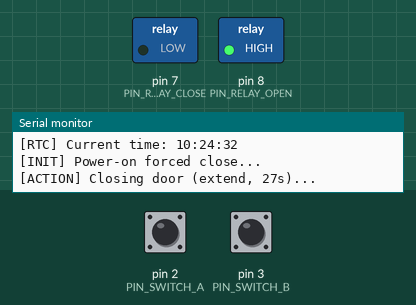
Recording of a sketch running on a simulated Arduino Uno, built with avr-gcc and run on an emulated ATmega328P. Shown: switched loads named in the sketch (green lamp = pin HIGH), the last lines printed to the serial monitor. The inputs (shaded band) are chosen by the test bench; at power-on: pin 2 (PIN_SWITCH_A) HIGH, pin 3 (PIN_SWITCH_B) HIGH. The local clock reads 2024-03-15 10:24:30 at power-on unless the sketch sets it.

Above: at 2.2 s.
At 29.2 s:
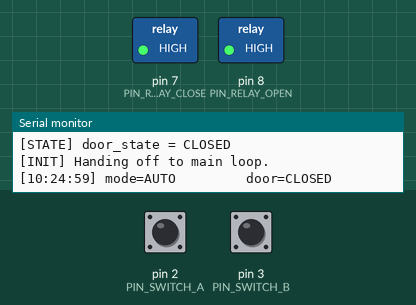
Timing chart, 0 to 30.7 s (numbered marks = the images above):
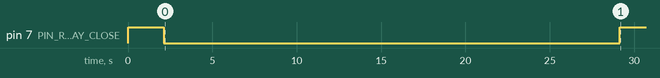

The sketch:

main.ino
```cpp
// =============================================================================
// Automated Chicken Coop Door — Stage 5c Full Integration Test
// =============================================================================
// Implements Section 5 control logic from the architecture doc.
// Bench test version: OPEN_TIME / CLOSE_TIME are placeholders set ~2 min apart
// at upload time. Edit the two constants below before each upload.
//
// Hardware assumptions (all verified through Stages 1-5b):
//   - DS3231 RTC on I2C (A4/A5), time already set
//   - Switch on D2/D3 with INPUT_PULLUP, mapping: I=Close, II=Open, Center=Auto
//   - Relay module active-LOW on D7 (R1, extend/close) and D8 (R2, retract/open)
//   - Actuator wired through relays in H-bridge per Stage 5a
//   - R1 extends (closes), R2 retracts (opens) — verified Stage 5b
// =============================================================================

#include <Wire.h>
#include <RTClib.h>

// ---------- Pin assignments (Section 8) --------------------------------------
const uint8_t PIN_RELAY_CLOSE = 7;   // R1: extend = close door
const uint8_t PIN_RELAY_OPEN  = 8;   // R2: retract = open door
const uint8_t PIN_SWITCH_A    = 2;   // 1a: LOW when lever in Position II (Open)
const uint8_t PIN_SWITCH_B    = 3;   // 2b: LOW when lever in Position I  (Close)

// ---------- Configuration parameters (Section 7) -----------------------------
// >>> EDIT THESE TWO LINES BEFORE EACH UPLOAD <<<
// Set them ~2 minutes apart, anchored to the current RTC time.
// Format: hour, minute (24-hour clock).
const uint8_t OPEN_HOUR   = 19;
const uint8_t OPEN_MINUTE = 45;
const uint8_t CLOSE_HOUR  = 19;
const uint8_t CLOSE_MINUTE = 47;

const unsigned long ACTUATOR_TRAVEL_MS  = 27000;  // 25s travel + 2s buffer
const unsigned long POWER_ON_SETTLE_MS  = 2000;
const unsigned long LOOP_DELAY_MS       = 500;

// ---------- Relay logical states (active-LOW module) -------------------------
const uint8_t RELAY_ON  = LOW;
const uint8_t RELAY_OFF = HIGH;

// ---------- Door / mode state ------------------------------------------------
enum DoorState { DOOR_OPEN, DOOR_CLOSED };
enum Mode { MODE_AUTO, MODE_MANUAL_OPEN, MODE_MANUAL_CLOSE, MODE_INVALID };

DoorState door_state = DOOR_CLOSED;  // set authoritatively in setup()
RTC_DS3231 rtc;

// =============================================================================
// Helpers
// =============================================================================

// Both relays OFF — safe idle state, also the H-bridge "hold" state.
void relays_off() {
    digitalWrite(PIN_RELAY_CLOSE, RELAY_OFF);
    digitalWrite(PIN_RELAY_OPEN,  RELAY_OFF);
}

// Drive close direction. Always de-energize the other relay FIRST to prevent
// the both-relays-ON short circuit (see Stage 5a truth table).
void drive_close() {
    digitalWrite(PIN_RELAY_OPEN,  RELAY_OFF);  // safety first
    digitalWrite(PIN_RELAY_CLOSE, RELAY_ON);
}

void drive_open() {
    digitalWrite(PIN_RELAY_CLOSE, RELAY_OFF);  // safety first
    digitalWrite(PIN_RELAY_OPEN,  RELAY_ON);
}

void close_door() {
    Serial.println(F("[ACTION] Closing door (extend, 27s)..."));
    drive_close();
    delay(ACTUATOR_TRAVEL_MS);
    relays_off();
    door_state = DOOR_CLOSED;
    Serial.println(F("[STATE] door_state = CLOSED"));
}

void open_door() {
    Serial.println(F("[ACTION] Opening door (retract, 27s)..."));
    drive_open();
    delay(ACTUATOR_TRAVEL_MS);
    relays_off();
    door_state = DOOR_OPEN;
    Serial.println(F("[STATE] door_state = OPEN"));
}

// Decode switch position from D2/D3 (INPUT_PULLUP, LOW = engaged).
Mode read_mode() {
    int a = digitalRead(PIN_SWITCH_A);  // LOW => Position II (Open)
    int b = digitalRead(PIN_SWITCH_B);  // LOW => Position I  (Close)
    if (a == HIGH && b == HIGH) return MODE_AUTO;
    if (a == LOW  && b == HIGH) return MODE_MANUAL_OPEN;
    if (a == HIGH && b == LOW ) return MODE_MANUAL_CLOSE;
    return MODE_INVALID;  // both LOW — should never occur on DPDT ON-OFF-ON
}

// Convert h:m to minutes-since-midnight for easy comparison.
uint16_t time_to_minutes(uint8_t h, uint8_t m) {
    return (uint16_t)h * 60 + m;
}

// Is `now` within the open window [OPEN, CLOSE)?
// Note: assumes OPEN < CLOSE on the same day. Fine for chickens (e.g. 07:00 - 20:00).
bool is_open_hours(const DateTime& now) {
    uint16_t cur   = time_to_minutes(now.hour(), now.minute());
    uint16_t open  = time_to_minutes(OPEN_HOUR,  OPEN_MINUTE);
    uint16_t close_ = time_to_minutes(CLOSE_HOUR, CLOSE_MINUTE);
    return (cur >= open) && (cur < close_);
}

// =============================================================================
// Setup
// =============================================================================
void setup() {
    // --- Step 1: pre-set relay pins HIGH BEFORE making them outputs ---------
    // (Section 8, "Relay Active-Low Clarification" — prevents boot-time glitch)
    pinMode(PIN_RELAY_CLOSE, INPUT);
    pinMode(PIN_RELAY_OPEN,  INPUT);
    digitalWrite(PIN_RELAY_CLOSE, HIGH);
    digitalWrite(PIN_RELAY_OPEN,  HIGH);
    pinMode(PIN_RELAY_CLOSE, OUTPUT);
    pinMode(PIN_RELAY_OPEN,  OUTPUT);

    // --- Step 2: switch inputs ----------------------------------------------
    pinMode(PIN_SWITCH_A, INPUT_PULLUP);
    pinMode(PIN_SWITCH_B, INPUT_PULLUP);

    // --- Step 3: serial + power-rail settle ---------------------------------
    Serial.begin(9600);
    delay(POWER_ON_SETTLE_MS);
    Serial.println();
    Serial.println(F("=== Coop Door Stage 5c: Full Integration ==="));
    Serial.print(F("Schedule: OPEN at "));
    Serial.print(OPEN_HOUR);  Serial.print(':');
    if (OPEN_MINUTE < 10) Serial.print('0'); Serial.print(OPEN_MINUTE);
    Serial.print(F(", CLOSE at "));
    Serial.print(CLOSE_HOUR); Serial.print(':');
    if (CLOSE_MINUTE < 10) Serial.print('0'); Serial.println(CLOSE_MINUTE);

    // --- Step 4: RTC --------------------------------------------------------
    if (!rtc.begin()) {
        Serial.println(F("[FATAL] RTC not found. Halting."));
        while (true) { /* stop here */ }
    }
    if (rtc.lostPower()) {
        Serial.println(F("[WARN] RTC lost power — setting to compile time"));
        rtc.adjust(DateTime(F(__DATE__), F(__TIME__)));
    }
    DateTime now = rtc.now();
    Serial.print(F("[RTC] Current time: "));
    Serial.print(now.hour()); Serial.print(':');
    if (now.minute() < 10) Serial.print('0'); Serial.print(now.minute()); Serial.print(':');
    if (now.second() < 10) Serial.print('0'); Serial.println(now.second());

    // --- Step 5: power-on forced close to establish known state -------------
    Serial.println(F("[INIT] Power-on forced close..."));
    close_door();   // sets door_state = CLOSED
    Serial.println(F("[INIT] Handing off to main loop."));
}

// =============================================================================
// Main loop
// =============================================================================
void loop() {
    DateTime now = rtc.now();
    Mode mode = read_mode();

    // Periodic status print (every loop) — useful for bench observation
    Serial.print('[');
    if (now.hour()   < 10) Serial.print('0'); Serial.print(now.hour());   Serial.print(':');
    if (now.minute() < 10) Serial.print('0'); Serial.print(now.minute()); Serial.print(':');
    if (now.second() < 10) Serial.print('0'); Serial.print(now.second());
    Serial.print(F("] mode="));
    switch (mode) {
        case MODE_AUTO:         Serial.print(F("AUTO        ")); break;
        case MODE_MANUAL_OPEN:  Serial.print(F("MANUAL_OPEN ")); break;
        case MODE_MANUAL_CLOSE: Serial.print(F("MANUAL_CLOSE")); break;
        case MODE_INVALID:      Serial.print(F("INVALID     ")); break;
    }
    Serial.print(F(" door="));
    Serial.println(door_state == DOOR_OPEN ? F("OPEN") : F("CLOSED"));

    switch (mode) {
        case MODE_MANUAL_OPEN:
            if (door_state != DOOR_OPEN) open_door();
            break;

        case MODE_MANUAL_CLOSE:
            if (door_state != DOOR_CLOSED) close_door();
            break;

        case MODE_AUTO:
            if (is_open_hours(now)) {
                if (door_state != DOOR_OPEN) open_door();
            } else {
                if (door_state != DOOR_CLOSED) close_door();
            }
            break;

        case MODE_INVALID:
            // Treat as fault — keep relays off, do nothing this iteration.
            // Will recover automatically when switch reaches a valid position.
            relays_off();
            break;
    }

    delay(LOOP_DELAY_MS);
}
```
